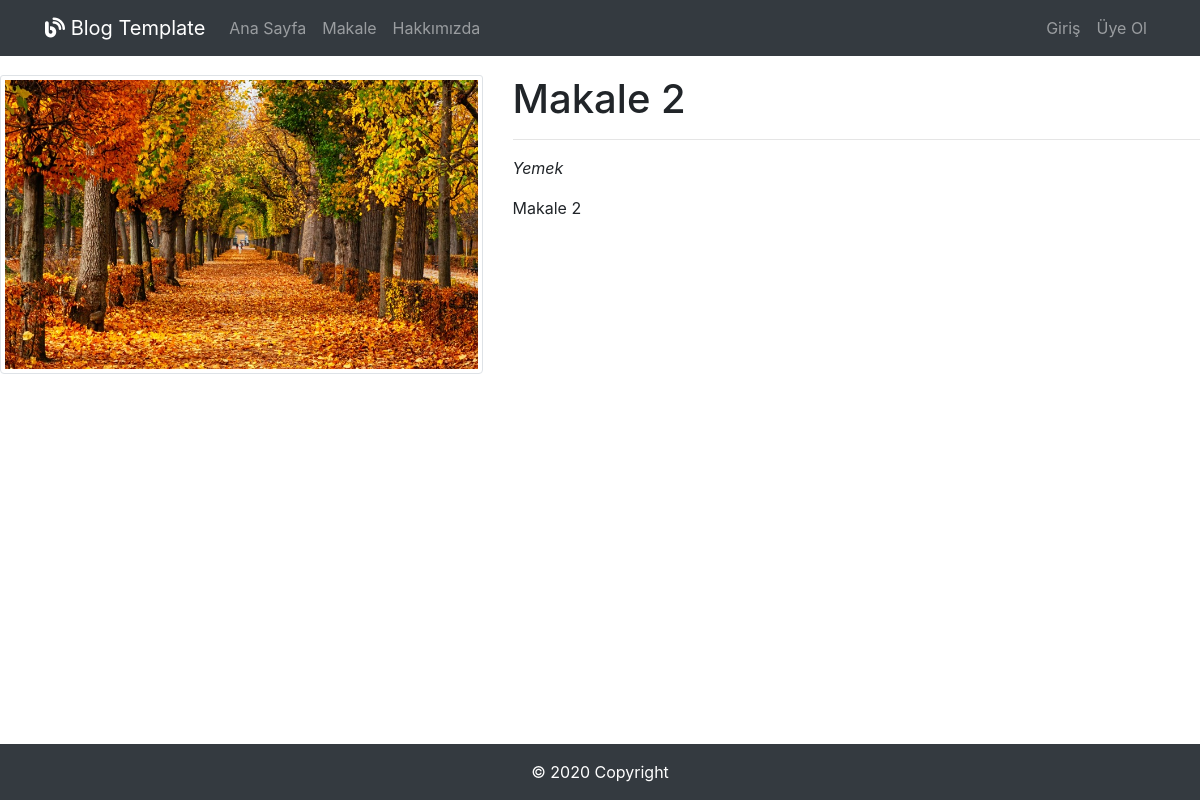
Page /6 on the committed database.
### pages/models.py (models this page shows)
class Article(models.Model):
    name = models.CharField(max_length=100, verbose_name='Makale Adı')
    description = models.CharField(max_length=100, choices=KATEGORILER,  verbose_name='Kategori')
    image = models.ImageField(
        verbose_name="Makale Fotoğrafı", upload_to="static/uploads", null=False)
    article_details = models.TextField(verbose_name='Makale')
    created_date = models.DateTimeField(
        auto_now_add=True, verbose_name='Eklenme Tarihi')
    isPublished = models.BooleanField(
        default=True, verbose_name='Yayında')

### pages/views.py (the view)
# urls.py: path('<int:article_id>', views.details, name='details'),
def details(request, article_id):
    article = get_object_or_404(Article, pk=article_id)
    context = {
        'article': article
    }
    return render(request, 'pages/details.html', context)

### templates/pages/details.html
{% extends 'layout.html' %}
{% load static %}
{% block content %}
    <div class="row main-noheader">
        <div class="col-md-5">
            <img src="{{article.image}}" class="card-img-top img-thumbnail" alt="">
        </div>
        <div class="col-md-7">
            <h1>{{ article.name }}</h1>
            <hr>
            <p><i>{{article.description}}</i> </p>
            <p>
                {{article.article_details}}
            </p>
        </div>
    </div>
{% endblock %}

### static/css/style.css (style rules this page uses)
.main-noheader { margin-top: 75px; }
html { position: relative; min-height: 100%; padding-bottom: 160px; }
body { margin-bottom: 160px; }

### rows in the picture
Article: image (picture), name "Makale 2", description "Yemek", article_details "Makale 2"
